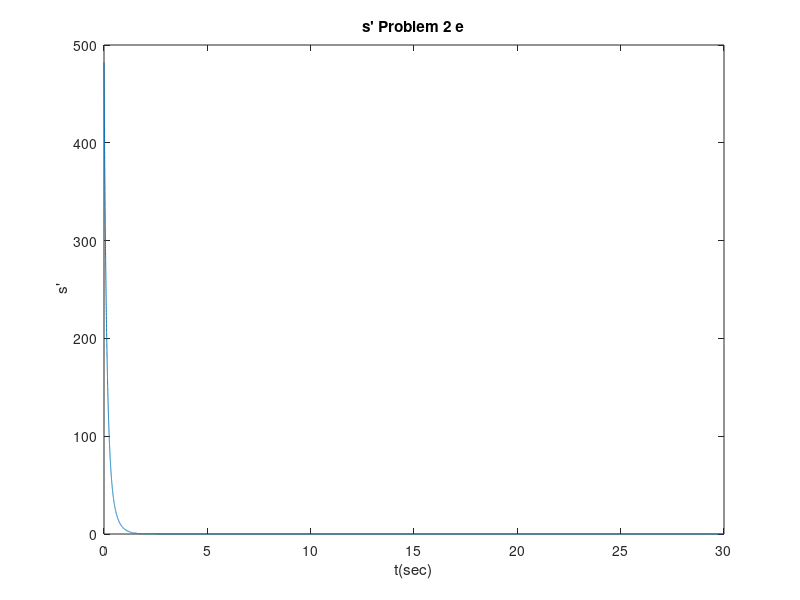
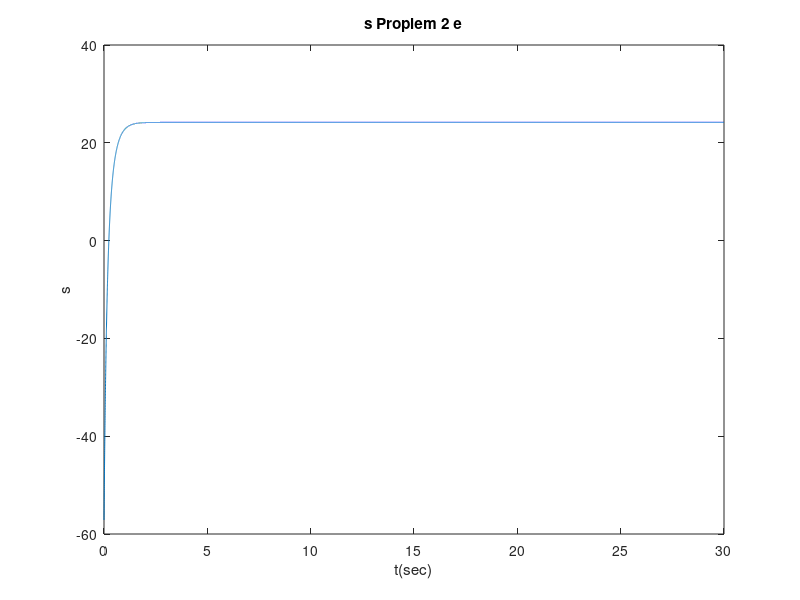

Here is the MATLAB script that generated these plots, in order:
function problem2d()
  
  
  #Data#
  AM = 4835;
  Kps=5;
  Kds=15+(AM/1000);  
  t = 0:0.001:30;
  Sdes = AM/200;
  
  s(1)=0;
  s1(1)=0;
  Bs = 3 + (AM/5000);
  m=9;
  delta =((Kds+Bs)/m)^2-4*(Kps/m);
  r1 = ((-Kds+Bs/m)+sqrt(delta))/2;
  r2 = ((-Kps+Bs/m)-sqrt(delta))/2;
  
  c1 = Sdes*r1/(r2-r1);
  c2 = -Sdes*(r1/(r2+r1)+1); 
  
  # Begin  #
  
  
  s = Sdes + c1*exp(t*(r1))+c2*exp(t*(r2)) ;  
  s1 = r1*c1*exp(t*(r1))+r2*c2*exp(t*(r2));
  
  
  # Subplot #
  
  figure(1)
  plot(t,s1)
  title("s' Problem 2 e")
  ylabel(" s'")
  xlabel("t(sec)")
 
  

  figure(2)
  plot(t,s)
  title("s Proplem 2 e")
  ylabel(" s ")
  xlabel("t(sec)")

  
  
  
  
  
  
  
  
  endfunction